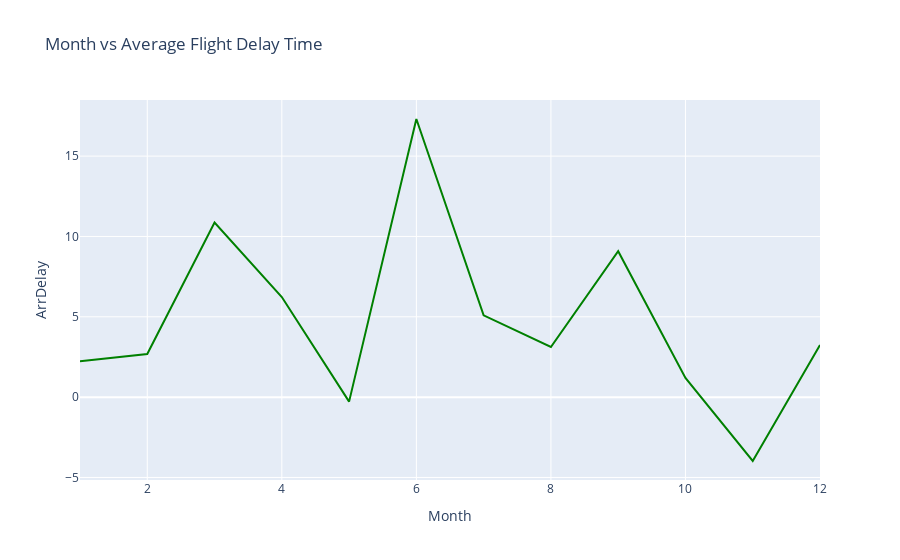

Notebook cell for this chart:
### Markdown cell above
#### To do:

*   Create a line plot with x-axis being the month and y-axis being computed average delay time. Update plot title,\
    xaxis, and yaxis title.

*   Hint: Scatter and line plot vary by updating mode parameter.

### Code cell
# Create line plot here
fig = go.Figure(data=go.Scatter(x=line_data['Month'], y=line_data['ArrDelay'], mode='lines', marker=dict(color='green')))
fig.update_layout(title='Month vs Average Flight Delay Time', xaxis_title='Month', yaxis_title='ArrDelay')
fig.show()

### Figure 1 — Plotly figure (JSON) as saved in the notebook; plotly's stock layout.template omitted (floating-point values rounded to 4 significant figures)
{"data": [{"marker": {"color": "green"}, "mode": "lines", "x": [1, 2, 3, 4, 5, 6, 7, 8, 9, 10, 11, 12], "y": [2.233, 2.688, 10.87, 6.229, -0.2791, 17.31, 5.089, 3.122, 9.081, 1.2, -3.975, 3.241], "type": "scatter"}], "layout": {"title": {"text": "Month vs Average Flight Delay Time"}, "xaxis": {"title": {"text": "Month"}, "type": "linear", "range": [1, 12], "autorange": true}, "yaxis": {"title": {"text": "ArrDelay"}, "type": "linear", "range": [-5.158, 18.49], "autorange": true}, "autosize": true}}
